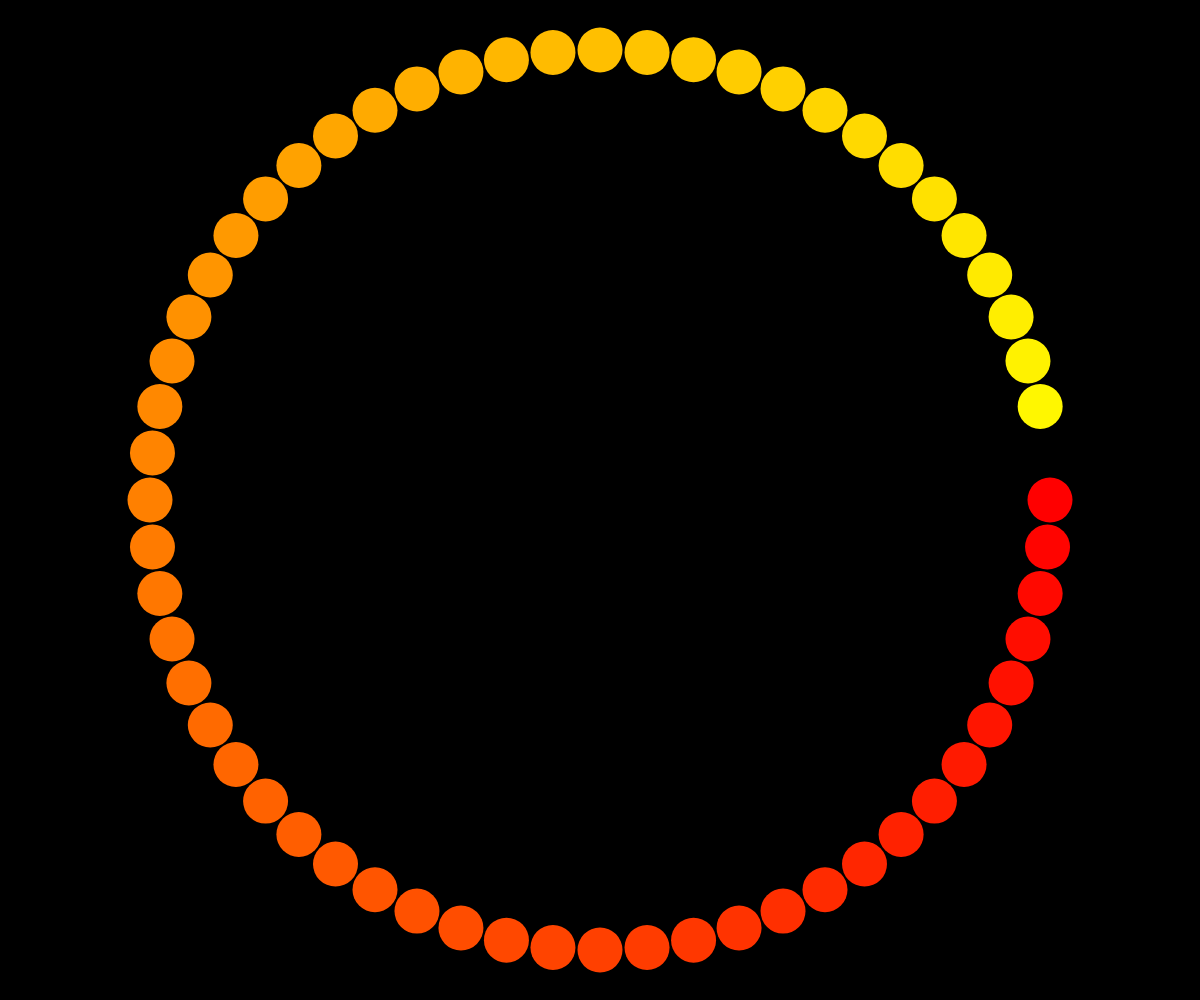
Frame 1 (no input)
Frame 60 (no input): identical to frame 1, image omitted
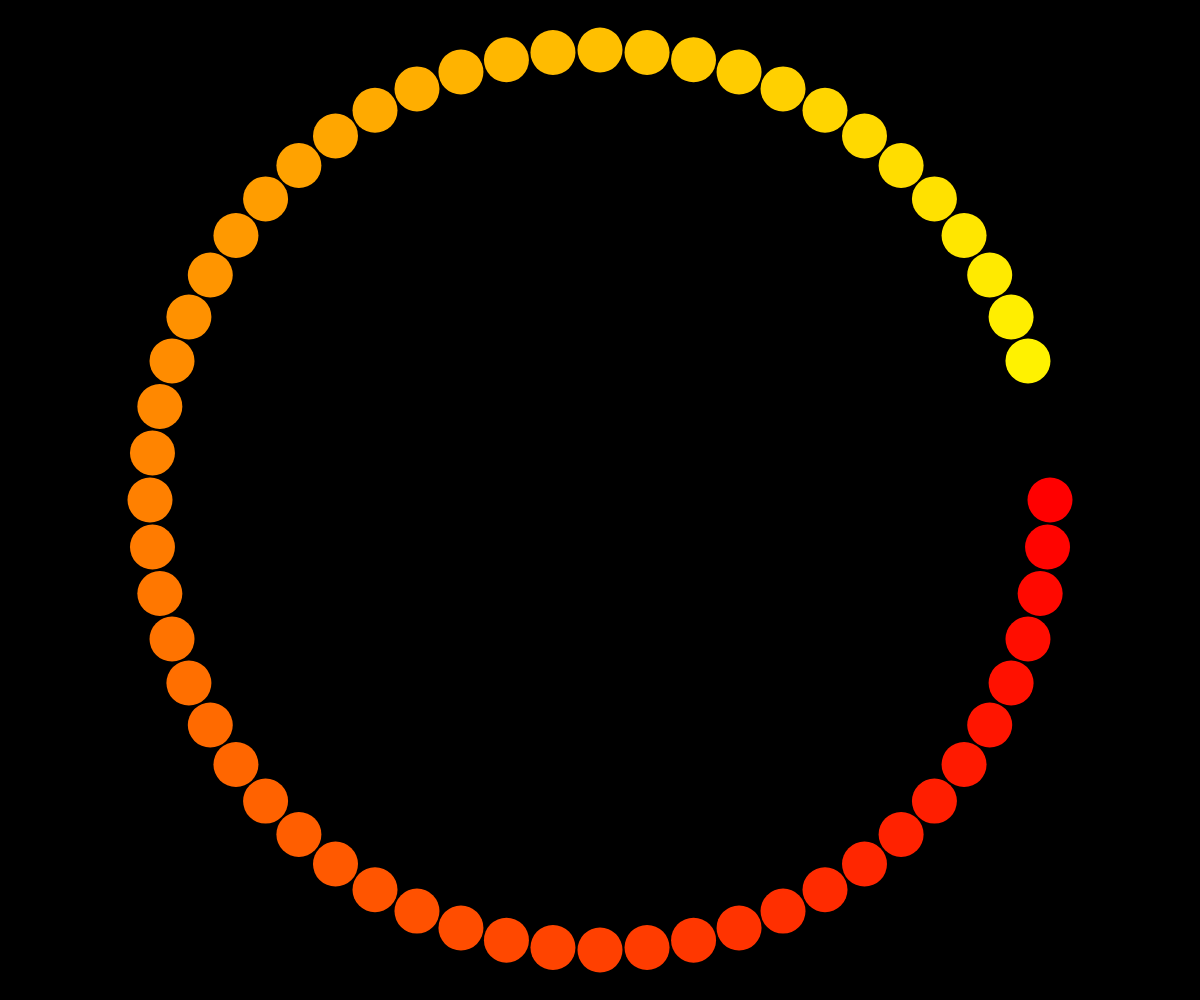
Frame 120 (the mouse pressed at the canvas centre since frame 60)

The p5.js sketch that drew these frames (run headless with seeded random() and noise() and a simulated clock; from frame 60 on, the mouse is pressed at the canvas centre):

// p5.js sketch
// ── sketch.js
let bgColor;
let circleColor;
let radius;
let numCircles = 60;
let angle;
let startColor, endColor;
let colors = [];

function setup() {
  createCanvas(windowWidth, windowHeight);
  bgColor = color(0);
  circleColor = color(255);
  radius = min(width, height) / 2 * 0.9; // 90% vom Screen
  angle = TWO_PI / numCircles;

  startColor = color(255, 0, 0); // rot
  endColor = color(255, 255, 0); // gelb

  // array mit Farben
  for (let i = 0; i < numCircles; i++) {
    let c = lerpColor(startColor, endColor, i / numCircles);
    colors.push(c);
  }
}

function draw() {
  background(bgColor);
  noStroke();

  // Kreise verschwinden
  let numVisible = Math.floor(map(frameCount % (numCircles * 60), 0, numCircles * 60, numCircles, 0));

  // neuer radius für responsive
  radius = min(width, height) / 2 * 0.9;

  for (let i = 0; i < numCircles; i++) {
    if (i < numVisible) {
      fill(colors[i]);
    } else {
      fill(bgColor);
    }

    let x = width / 2 + cos(i * angle) * radius;
    let y = height / 2 + sin(i * angle) * radius;
    circle(x, y, radius * 0.1);
  }
}
//für responsive
function windowResized() {
  resizeCanvas(windowWidth, windowHeight);
}
